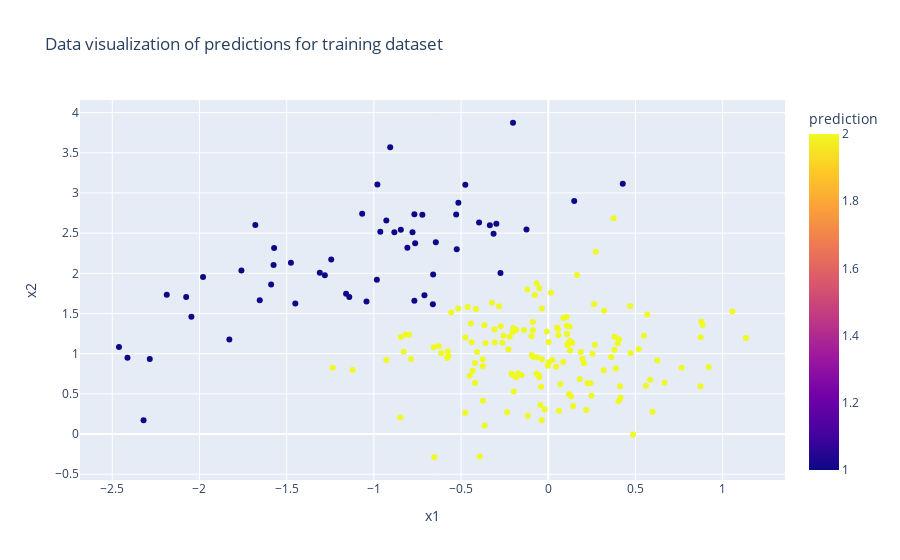

Notebook source saved alongside this figure:
### Code cell
px.scatter(pd.DataFrame(dict(prediction=2-t_test_pred, x1 = synth_test[:,1], x2 = synth_test[:,2])),x='x1', y='x2', color='prediction', title = 'Data visualization of predictions for training dataset')

### Figure 1 — Plotly figure (JSON) as saved in the notebook; plotly's stock layout.template omitted (floating-point values rounded to 4 significant figures; data arrays with more than 128 entries replaced by an {"elided": "..."} marker saying what was removed)
{"data": [{"hovertemplate": "x1=%{x}<br>x2=%{y}<br>prediction=%{marker.color}<extra></extra>", "legendgroup": "", "marker": {"color": {"elided": "200 int values"}, "coloraxis": "coloraxis", "symbol": "circle"}, "mode": "markers", "name": "", "orientation": "v", "showlegend": false, "type": "scatter", "x": {"elided": "200 float values"}, "xaxis": "x", "y": {"elided": "200 float values"}, "yaxis": "y"}], "layout": {"coloraxis": {"colorbar": {"title": {"text": "prediction"}}, "colorscale": [[0, "#0d0887"], [0.1111, "#46039f"], [0.2222, "#7201a8"], [0.3333, "#9c179e"], [0.4444, "#bd3786"], [0.5556, "#d8576b"], [0.6667, "#ed7953"], [0.7778, "#fb9f3a"], [0.8889, "#fdca26"], [1, "#f0f921"]]}, "legend": {"tracegroupgap": 0}, "title": {"text": "Data visualization of predictions for training dataset"}, "xaxis": {"anchor": "y", "domain": [0, 1], "title": {"text": "x1"}}, "yaxis": {"anchor": "x", "domain": [0, 1], "title": {"text": "x2"}}}}
